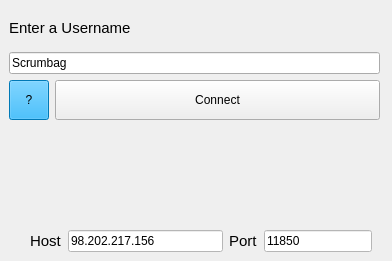
<?xml version="1.0" encoding="UTF-8"?>
<ui version="4.0">
 <class>LoginPage</class>
 <widget class="QWidget" name="LoginPage">
  <property name="geometry">
   <rect>
    <x>0</x>
    <y>0</y>
    <width>392</width>
    <height>261</height>
   </rect>
  </property>
  <property name="windowTitle">
   <string>Form</string>
  </property>
  <property name="styleSheet">
   <string notr="true"/>
  </property>
  <widget class="QWidget" name="verticalLayoutWidget_2">
   <property name="geometry">
    <rect>
     <x>9</x>
     <y>9</y>
     <width>371</width>
     <height>111</height>
    </rect>
   </property>
   <layout class="QVBoxLayout" name="verticalLayout">
    <item>
     <widget class="QLabel" name="label">
      <property name="font">
       <font>
        <pointsize>11</pointsize>
       </font>
      </property>
      <property name="text">
       <string>Enter a Username</string>
      </property>
     </widget>
    </item>
    <item>
     <widget class="QLineEdit" name="lineEditUsername">
      <property name="text">
       <string>Scrumbag</string>
      </property>
     </widget>
    </item>
    <item>
     <layout class="QHBoxLayout" name="horizontalLayout">
      <item>
       <widget class="QToolButton" name="toolButton">
        <property name="sizePolicy">
         <sizepolicy hsizetype="Preferred" vsizetype="Preferred">
          <horstretch>0</horstretch>
          <verstretch>0</verstretch>
         </sizepolicy>
        </property>
        <property name="minimumSize">
         <size>
          <width>40</width>
          <height>40</height>
         </size>
        </property>
        <property name="styleSheet">
         <string notr="true">background-color: rgb(0, 170, 255);
font: 10pt &quot;Sans Serif&quot;;</string>
        </property>
        <property name="text">
         <string>?</string>
        </property>
       </widget>
      </item>
      <item>
       <widget class="QPushButton" name="ButtonConnect">
        <property name="sizePolicy">
         <sizepolicy hsizetype="MinimumExpanding" vsizetype="Fixed">
          <horstretch>0</horstretch>
          <verstretch>0</verstretch>
         </sizepolicy>
        </property>
        <property name="minimumSize">
         <size>
          <width>0</width>
          <height>40</height>
         </size>
        </property>
        <property name="text">
         <string>Connect</string>
        </property>
       </widget>
      </item>
     </layout>
    </item>
   </layout>
  </widget>
  <widget class="QWidget" name="horizontalLayoutWidget_2">
   <property name="geometry">
    <rect>
     <x>30</x>
     <y>230</y>
     <width>342</width>
     <height>22</height>
    </rect>
   </property>
   <layout class="QHBoxLayout" name="horizontalLayout_2">
    <item>
     <widget class="QLabel" name="labelHost">
      <property name="enabled">
       <bool>true</bool>
      </property>
      <property name="font">
       <font>
        <pointsize>11</pointsize>
       </font>
      </property>
      <property name="text">
       <string>Host</string>
      </property>
     </widget>
    </item>
    <item>
     <widget class="QLineEdit" name="lineEditHost">
      <property name="enabled">
       <bool>true</bool>
      </property>
      <property name="styleSheet">
       <string notr="true">background-color: rgb(255,255,255);</string>
      </property>
      <property name="text">
       <string>98.202.217.156</string>
      </property>
     </widget>
    </item>
    <item>
     <widget class="QLabel" name="labelPort">
      <property name="enabled">
       <bool>true</bool>
      </property>
      <property name="font">
       <font>
        <pointsize>11</pointsize>
       </font>
      </property>
      <property name="text">
       <string>Port</string>
      </property>
     </widget>
    </item>
    <item>
     <widget class="QLineEdit" name="lineEditPort">
      <property name="enabled">
       <bool>true</bool>
      </property>
      <property name="sizePolicy">
       <sizepolicy hsizetype="Fixed" vsizetype="Fixed">
        <horstretch>0</horstretch>
        <verstretch>0</verstretch>
       </sizepolicy>
      </property>
      <property name="minimumSize">
       <size>
        <width>40</width>
        <height>0</height>
       </size>
      </property>
      <property name="styleSheet">
       <string notr="true">background-color: rgb(255,255,255);</string>
      </property>
      <property name="text">
       <string>11850</string>
      </property>
     </widget>
    </item>
   </layout>
  </widget>
 </widget>
 <tabstops>
  <tabstop>lineEditUsername</tabstop>
  <tabstop>ButtonConnect</tabstop>
  <tabstop>toolButton</tabstop>
  <tabstop>lineEditHost</tabstop>
  <tabstop>lineEditPort</tabstop>
 </tabstops>
 <resources/>
 <connections/>
</ui>
